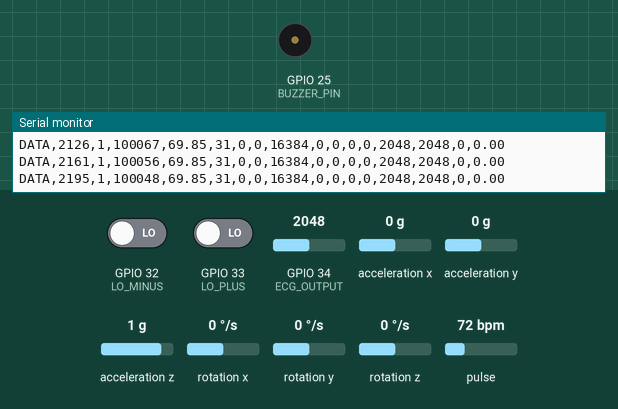
A sketch run on a simulated ESP32. Shown: buzzer (waves = sounding, pin HIGH), the last lines printed to the serial monitor. The test bench sets the inputs (shaded band); at power-on: pulse 72 bpm, GPIO 32 (LO_MINUS) LOW, GPIO 33 (LO_PLUS) LOW, GPIO 34 (ECG_OUTPUT) = 2048, acceleration x 0 g, acceleration y 0 g, acceleration z 1 g, rotation x 0 °/s, rotation y 0 °/s, rotation z 0 °/s.

Above: at 2.2 s.
2.3 s: pulse set to 47 bpm
4.4 s: pulse set to 44 bpm
At 5.7 s:
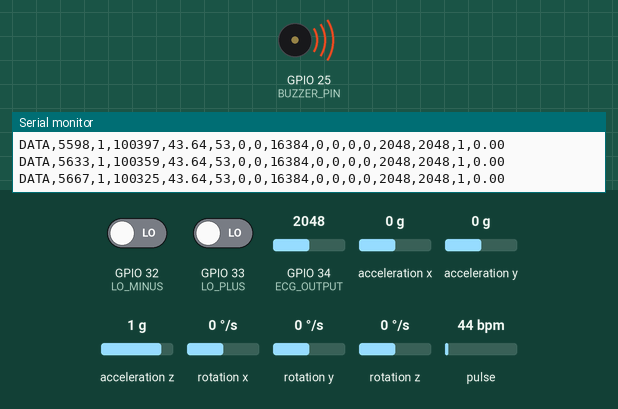
6.0 s: pulse set to 70 bpm
At 7.5 s:
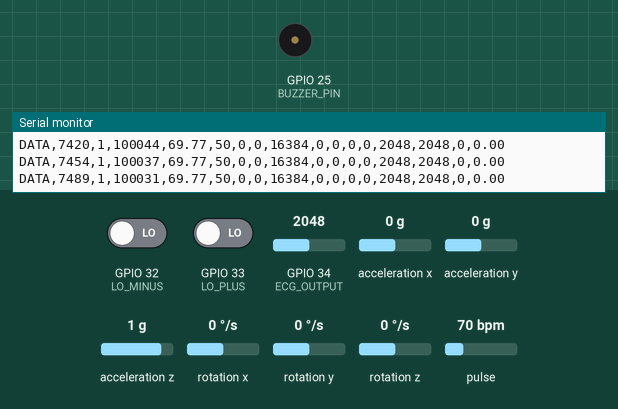
8.3 s: pulse set to 42 bpm
At 10.6 s:
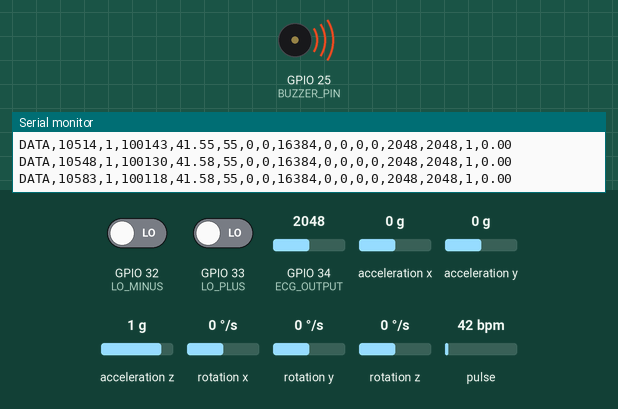
Timing chart, 0 to 11.6 s (numbered marks = the images above; inputs shaded):
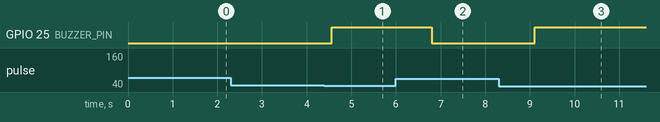

The sketch:

combined_sensor.ino
```cpp
#include <Wire.h>
#include "MAX30105.h"
#include "heartRate.h"
#include <MPU6050.h>

// ---------- MAX30102 ----------
MAX30105 particleSensor;
const byte RATE_SIZE = 4;
byte rates[RATE_SIZE];
byte rateSpot = 0;
long lastBeat = 0;
float beatsPerMinute = 0;
int beatAvg = 0;

// ---------- HRV ----------
const byte HRV_WINDOW = 10;
long beatIntervals[HRV_WINDOW];
byte hrvIndex = 0;
bool hrvBufferFilled = false;
float hrvRMSSD = 0;

// ---------- MPU6050 ----------
MPU6050 mpu;

// ---------- AD8232 ECG ----------
#define ECG_OUTPUT 34
#define LO_MINUS   32
#define LO_PLUS    33
const int FILTER_SIZE = 8;
int ecgBuffer[FILTER_SIZE];
int bufferIndex = 0;
long bufferSum = 0;
bool bufferFilled = false;

// ---------- Buzzer ----------
#define BUZZER_PIN 25

int smoothECG(int newValue) {
  bufferSum -= ecgBuffer[bufferIndex];
  ecgBuffer[bufferIndex] = newValue;
  bufferSum += newValue;
  bufferIndex = (bufferIndex + 1) % FILTER_SIZE;
  if (bufferIndex == 0) bufferFilled = true;
  return bufferSum / (bufferFilled ? FILTER_SIZE : max(bufferIndex, 1));
}

void setup() {
  Serial.begin(115200);
  delay(1000);

  Wire.begin(21, 22);

  // MAX30102
  Serial.println("Starting MAX30102...");
  if (!particleSensor.begin(Wire, I2C_SPEED_FAST)) {
    Serial.println("MAX30102 not found. Check wiring.");
    while (1);
  }
  particleSensor.setup();
  particleSensor.setPulseAmplitudeRed(0x0A);
  particleSensor.setPulseAmplitudeGreen(0);
  Serial.println("MAX30102 detected.");

  // MPU6050
  Serial.println("Starting MPU6050...");
  mpu.initialize();
  if (!mpu.testConnection()) {
    Serial.println("MPU6050 not found. Check wiring.");
    while (1);
  }
  Serial.println("MPU6050 detected.");

  // AD8232
  pinMode(LO_MINUS, INPUT);
  pinMode(LO_PLUS, INPUT);
  for (int i = 0; i < FILTER_SIZE; i++) ecgBuffer[i] = 0;
  Serial.println("AD8232 ECG ready.");

  // Buzzer
  pinMode(BUZZER_PIN, OUTPUT);
  digitalWrite(BUZZER_PIN, LOW);
  Serial.println("Buzzer ready.");

  Serial.println("DATA,timestamp,finger,ir,bpm,avg_bpm,ax,ay,az,gx,gy,gz,ecgLeadsOff,ecgRaw,ecgSmoothed,buzzer,hrv");
}

void loop() {
  // ---- MAX30102 ----
  long irValue = particleSensor.getIR();
  bool fingerDetected = (irValue > 50000);

  if (fingerDetected) {
    if (checkForBeat(irValue)) {
      long delta = millis() - lastBeat;
      lastBeat = millis();
      float instantBpm = 60 / (delta / 1000.0);

      if (instantBpm < 255 && instantBpm > 20) {
        beatsPerMinute = instantBpm;
        rates[rateSpot++] = (byte)beatsPerMinute;
        rateSpot %= RATE_SIZE;

        beatAvg = 0;
        for (byte x = 0; x < RATE_SIZE; x++) beatAvg += rates[x];
        beatAvg /= RATE_SIZE;

        // ---- HRV: record beat-to-beat interval ----
        beatIntervals[hrvIndex] = delta;
        hrvIndex = (hrvIndex + 1) % HRV_WINDOW;
        if (hrvIndex == 0) hrvBufferFilled = true;

        // ---- Calculate RMSSD (standard HRV metric) ----
        if (hrvBufferFilled) {
          float sumSquaredDiffs = 0;
          for (byte i = 0; i < HRV_WINDOW - 1; i++) {
            float diff = beatIntervals[i + 1] - beatIntervals[i];
            sumSquaredDiffs += diff * diff;
          }
          hrvRMSSD = sqrt(sumSquaredDiffs / (HRV_WINDOW - 1));
        }
      }
    }
  }

  // ---- MPU6050 ----
  int16_t ax, ay, az, gx, gy, gz;
  mpu.getMotion6(&ax, &ay, &az, &gx, &gy, &gz);

  // ---- AD8232 ----
  bool ecgLeadsOff = (digitalRead(LO_MINUS) == HIGH) || (digitalRead(LO_PLUS) == HIGH);
  int ecgRaw = analogRead(ECG_OUTPUT);
  int ecgSmoothed = smoothECG(ecgRaw);

  // ---- Buzzer alert logic ----
  bool alert = false;
  if (fingerDetected && (beatsPerMinute > 120 || beatsPerMinute < 45)) {
    alert = true;
  }
  digitalWrite(BUZZER_PIN, alert ? HIGH : LOW);

  // ---- Send DATA line ----
  Serial.print("DATA,");
  Serial.print(millis());
  Serial.print(",");
  Serial.print(fingerDetected ? 1 : 0);
  Serial.print(",");
  Serial.print(irValue);
  Serial.print(",");
  Serial.print(fingerDetected ? beatsPerMinute : 0);
  Serial.print(",");
  Serial.print(beatAvg);
  Serial.print(",");
  Serial.print(ax);
  Serial.print(",");
  Serial.print(ay);
  Serial.print(",");
  Serial.print(az);
  Serial.print(",");
  Serial.print(gx);
  Serial.print(",");
  Serial.print(gy);
  Serial.print(",");
  Serial.print(gz);
  Serial.print(",");
  Serial.print(ecgLeadsOff ? 1 : 0);
  Serial.print(",");
  Serial.print(ecgRaw);
  Serial.print(",");
  Serial.print(ecgSmoothed);
  Serial.print(",");
  Serial.print(alert ? 1 : 0);
  Serial.print(",");
  Serial.println(hrvRMSSD, 2);

  delay(20);
}
```

Measured:
- the behaviour switches between 46 and 45 bpm on pulse (found by bisection; images 0 and 1)
- after the input at 4.4 s, GPIO 25 (BUZZER_PIN): LOW → HIGH after 0.17 s
- after the input at 6.0 s, GPIO 25 (BUZZER_PIN): HIGH → LOW after 0.80 s
- after the input at 8.3 s, GPIO 25 (BUZZER_PIN): LOW → HIGH after 0.80 s
